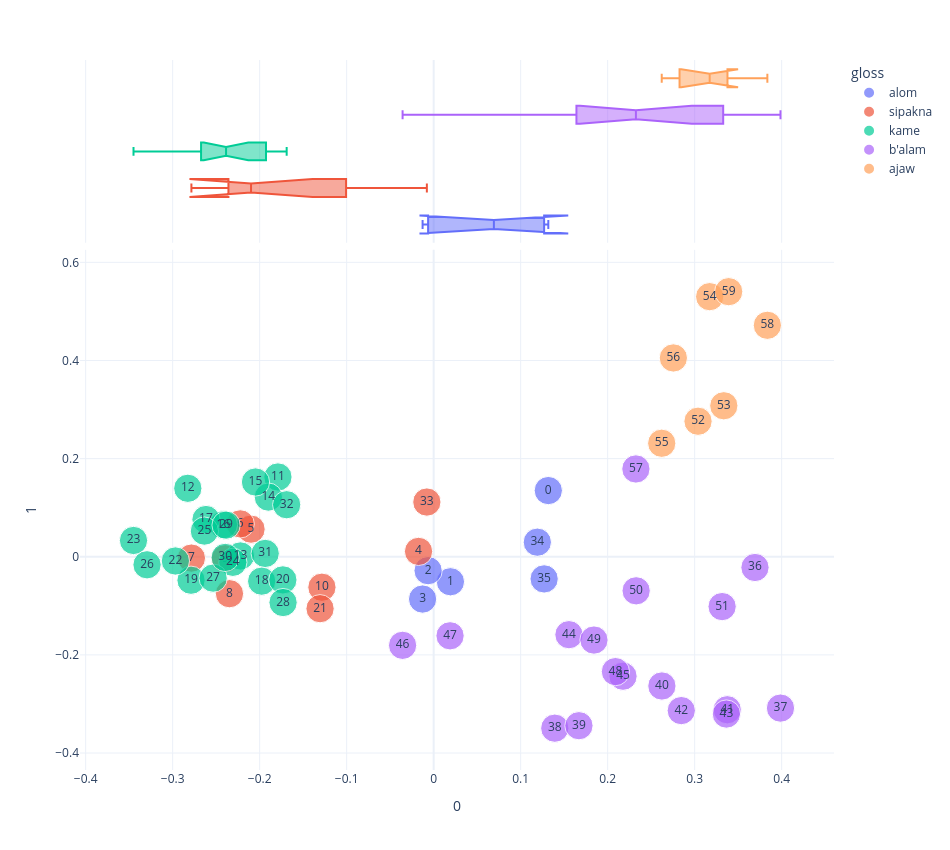

The code cell stored with this chart in its notebook:
### Code cell
plot_pca(0,1)

### Figure 1 — Plotly figure (JSON) as saved in the notebook; plotly's stock layout.template omitted (floating-point values rounded to 4 significant figures)
{"data": [{"hovertemplate": "gloss=alom<br>0=%{x}<br>1=%{y}<br>size=%{marker.size}<br>chunk_num=%{text}<extra></extra>", "legendgroup": "alom", "marker": {"color": "#636efa", "size": [1, 1, 1, 1, 1, 1], "sizemode": "area", "sizeref": 0.0025, "symbol": "circle"}, "mode": "markers+text", "name": "alom", "orientation": "v", "showlegend": true, "text": [0.0, 1.0, 2.0, 3.0, 34.0, 35.0], "type": "scatter", "x": [0.1318, 0.01927, -0.006405, -0.01273, 0.1191, 0.127], "xaxis": "x", "y": [0.1349, -0.05097, -0.0284, -0.08623, 0.02967, -0.04516], "yaxis": "y"}, {"alignmentgroup": "True", "hovertemplate": "gloss=alom<br>0=%{x}<extra></extra>", "legendgroup": "alom", "marker": {"color": "#636efa", "symbol": "circle"}, "name": "alom", "notched": true, "offsetgroup": "alom", "showlegend": false, "type": "box", "x": [0.1318, 0.01927, -0.006405, -0.01273, 0.1191, 0.127], "xaxis": "x2", "yaxis": "y2"}, {"hovertemplate": "gloss=sipakna<br>0=%{x}<br>1=%{y}<br>size=%{marker.size}<br>chunk_num=%{text}<extra></extra>", "legendgroup": "sipakna", "marker": {"color": "#EF553B", "size": [1, 1, 1, 1, 1, 1, 1, 1, 1], "sizemode": "area", "sizeref": 0.0025, "symbol": "circle"}, "mode": "markers+text", "name": "sipakna", "orientation": "v", "showlegend": true, "text": [4.0, 5.0, 6.0, 7.0, 8.0, 9.0, 10.0, 21.0, 33.0], "type": "scatter", "x": [-0.01739, -0.2099, -0.2223, -0.2785, -0.2347, -0.2395, -0.1284, -0.1306, -0.007828], "xaxis": "x", "y": [0.01089, 0.05625, 0.06697, -0.00277, -0.0753, -0.004116, -0.06212, -0.1059, 0.1115], "yaxis": "y"}, {"alignmentgroup": "True", "hovertemplate": "gloss=sipakna<br>0=%{x}<extra></extra>", "legendgroup": "sipakna", "marker": {"color": "#EF553B", "symbol": "circle"}, "name": "sipakna", "notched": true, "offsetgroup": "sipakna", "showlegend": false, "type": "box", "x": [-0.01739, -0.2099, -0.2223, -0.2785, -0.2347, -0.2395, -0.1284, -0.1306, -0.007828], "xaxis": "x2", "yaxis": "y2"}, {"hovertemplate": "gloss=kame<br>0=%{x}<br>1=%{y}<br>size=%{marker.size}<br>chunk_num=%{text}<extra></extra>", "legendgroup": "kame", "marker": {"color": "#00cc96", "size": [1, 1, 1, 1, 1, 1, 1, 1, 1, 1, 1, 1, 1, 1, 1, 1, 1, 1, 1, 1, 1], "sizemode": "area", "sizeref": 0.0025, "symbol": "circle"}, "mode": "markers+text", "name": "kame", "orientation": "v", "showlegend": true, "text": [11.0, 12.0, 13.0, 14.0, 15.0, 16.0, 17.0, 18.0, 19.0, 20.0, 22.0, 23.0, 24.0, 25.0, 26.0, 27.0, 28.0, 29.0, 30.0, 31.0, 32.0], "type": "scatter", "x": [-0.179, -0.2826, -0.2221, -0.19, -0.2048, -0.2416, -0.2617, -0.1977, -0.2789, -0.1733, -0.2969, -0.345, -0.2308, -0.2635, -0.3295, -0.2535, -0.1731, -0.2386, -0.2396, -0.1936, -0.169], "xaxis": "x", "y": [0.1625, 0.1395, 0.001617, 0.1216, 0.1523, 0.06528, 0.0759, -0.04976, -0.04786, -0.04717, -0.008636, 0.03313, -0.01141, 0.05227, -0.01639, -0.04359, -0.09333, 0.06439, -0.001379, 0.006756, 0.106], "yaxis": "y"}, {"alignmentgroup": "True", "hovertemplate": "gloss=kame<br>0=%{x}<extra></extra>", "legendgroup": "kame", "marker": {"color": "#00cc96", "symbol": "circle"}, "name": "kame", "notched": true, "offsetgroup": "kame", "showlegend": false, "type": "box", "x": [-0.179, -0.2826, -0.2221, -0.19, -0.2048, -0.2416, -0.2617, -0.1977, -0.2789, -0.1733, -0.2969, -0.345, -0.2308, -0.2635, -0.3295, -0.2535, -0.1731, -0.2386, -0.2396, -0.1936, -0.169], "xaxis": "x2", "yaxis": "y2"}, {"hovertemplate": "gloss=b'alam<br>0=%{x}<br>1=%{y}<br>size=%{marker.size}<br>chunk_num=%{text}<extra></extra>", "legendgroup": "b'alam", "marker": {"color": "#ab63fa", "size": [1, 1, 1, 1, 1, 1, 1, 1, 1, 1, 1, 1, 1, 1, 1, 1, 1], "sizemode": "area", "sizeref": 0.0025, "symbol": "circle"}, "mode": "markers+text", "name": "b'alam", "orientation": "v", "showlegend": true, "text": [36.0, 37.0, 38.0, 39.0, 40.0, 41.0, 42.0, 43.0, 44.0, 45.0, 46.0, 47.0, 48.0, 49.0, 50.0, 51.0, 57.0], "type": "scatter", "x": [0.3693, 0.3986, 0.1392, 0.167, 0.2623, 0.3374, 0.2846, 0.3365, 0.1555, 0.2176, -0.03572, 0.01883, 0.2089, 0.1842, 0.2327, 0.3315, 0.2324], "xaxis": "x", "y": [-0.0219, -0.3085, -0.3494, -0.3443, -0.2634, -0.3118, -0.3136, -0.3206, -0.1588, -0.2434, -0.1805, -0.1611, -0.2341, -0.1698, -0.06945, -0.1016, 0.1789], "yaxis": "y"}, {"alignmentgroup": "True", "hovertemplate": "gloss=b'alam<br>0=%{x}<extra></extra>", "legendgroup": "b'alam", "marker": {"color": "#ab63fa", "symbol": "circle"}, "name": "b'alam", "notched": true, "offsetgroup": "b'alam", "showlegend": false, "type": "box", "x": [0.3693, 0.3986, 0.1392, 0.167, 0.2623, 0.3374, 0.2846, 0.3365, 0.1555, 0.2176, -0.03572, 0.01883, 0.2089, 0.1842, 0.2327, 0.3315, 0.2324], "xaxis": "x2", "yaxis": "y2"}, {"hovertemplate": "gloss=ajaw<br>0=%{x}<br>1=%{y}<br>size=%{marker.size}<br>chunk_num=%{text}<extra></extra>", "legendgroup": "ajaw", "marker": {"color": "#FFA15A", "size": [1, 1, 1, 1, 1, 1, 1], "sizemode": "area", "sizeref": 0.0025, "symbol": "circle"}, "mode": "markers+text", "name": "ajaw", "orientation": "v", "showlegend": true, "text": [52.0, 53.0, 54.0, 55.0, 56.0, 58.0, 59.0], "type": "scatter", "x": [0.3039, 0.3335, 0.3172, 0.2621, 0.2755, 0.3836, 0.3391], "xaxis": "x", "y": [0.2762, 0.3077, 0.5301, 0.2313, 0.4052, 0.4717, 0.5402], "yaxis": "y"}, {"alignmentgroup": "True", "hovertemplate": "gloss=ajaw<br>0=%{x}<extra></extra>", "legendgroup": "ajaw", "marker": {"color": "#FFA15A", "symbol": "circle"}, "name": "ajaw", "notched": true, "offsetgroup": "ajaw", "showlegend": false, "type": "box", "x": [0.3039, 0.3335, 0.3172, 0.2621, 0.2755, 0.3836, 0.3391], "xaxis": "x2", "yaxis": "y2"}], "layout": {"height": 850, "legend": {"itemsizing": "constant", "title": {"text": "gloss"}, "tracegroupgap": 0}, "margin": {"t": 60}, "width": 950, "xaxis": {"anchor": "y", "domain": [0, 1], "title": {"text": "0"}}, "xaxis2": {"anchor": "y2", "domain": [0, 1], "matches": "x", "showgrid": true, "showticklabels": false}, "yaxis": {"anchor": "x", "domain": [0, 0.7326], "title": {"text": "1"}}, "yaxis2": {"anchor": "x2", "domain": [0.7426, 1], "matches": "y2", "showgrid": false, "showline": false, "showticklabels": false, "ticks": ""}}}
